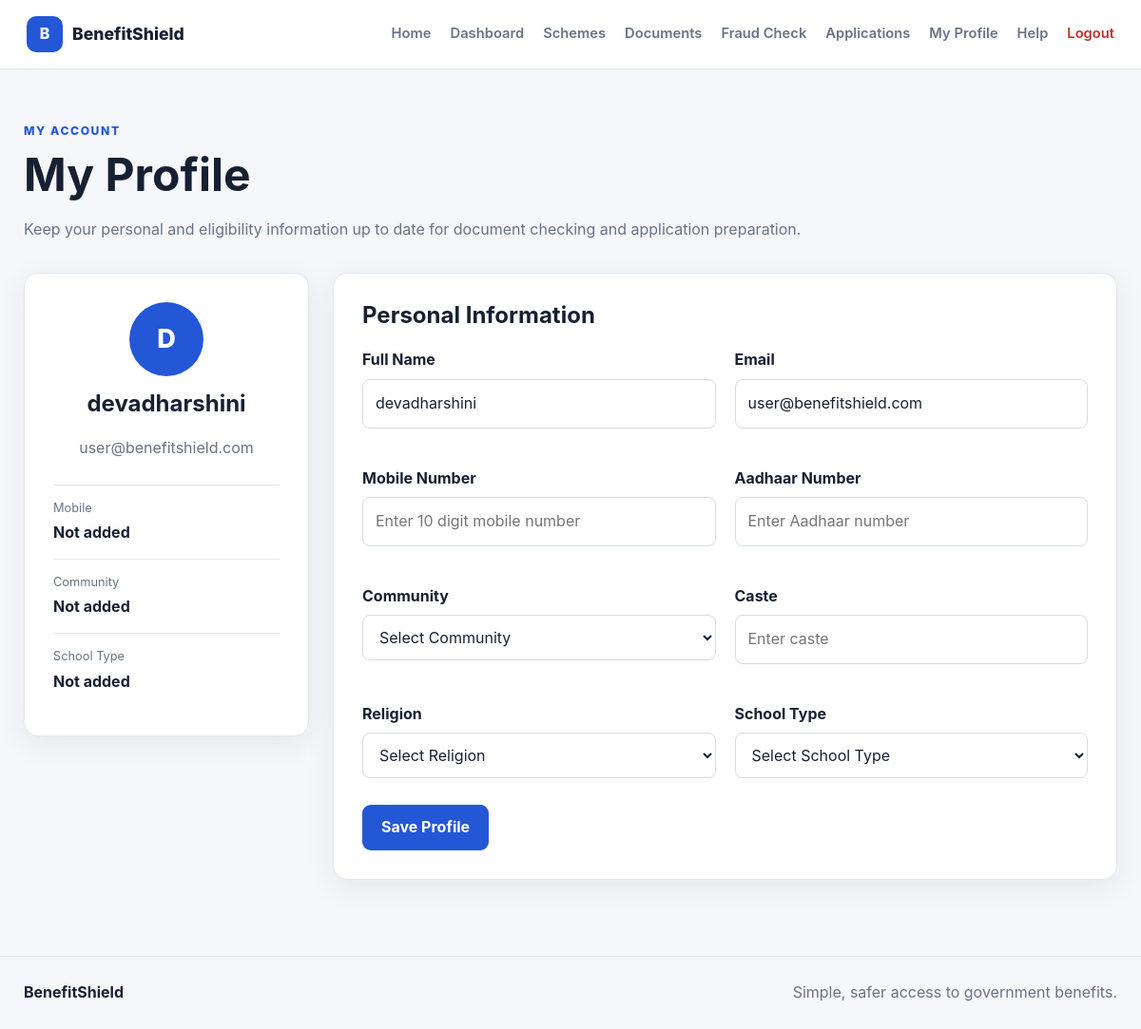
The page /profile (signed in) on the database as committed earlier.
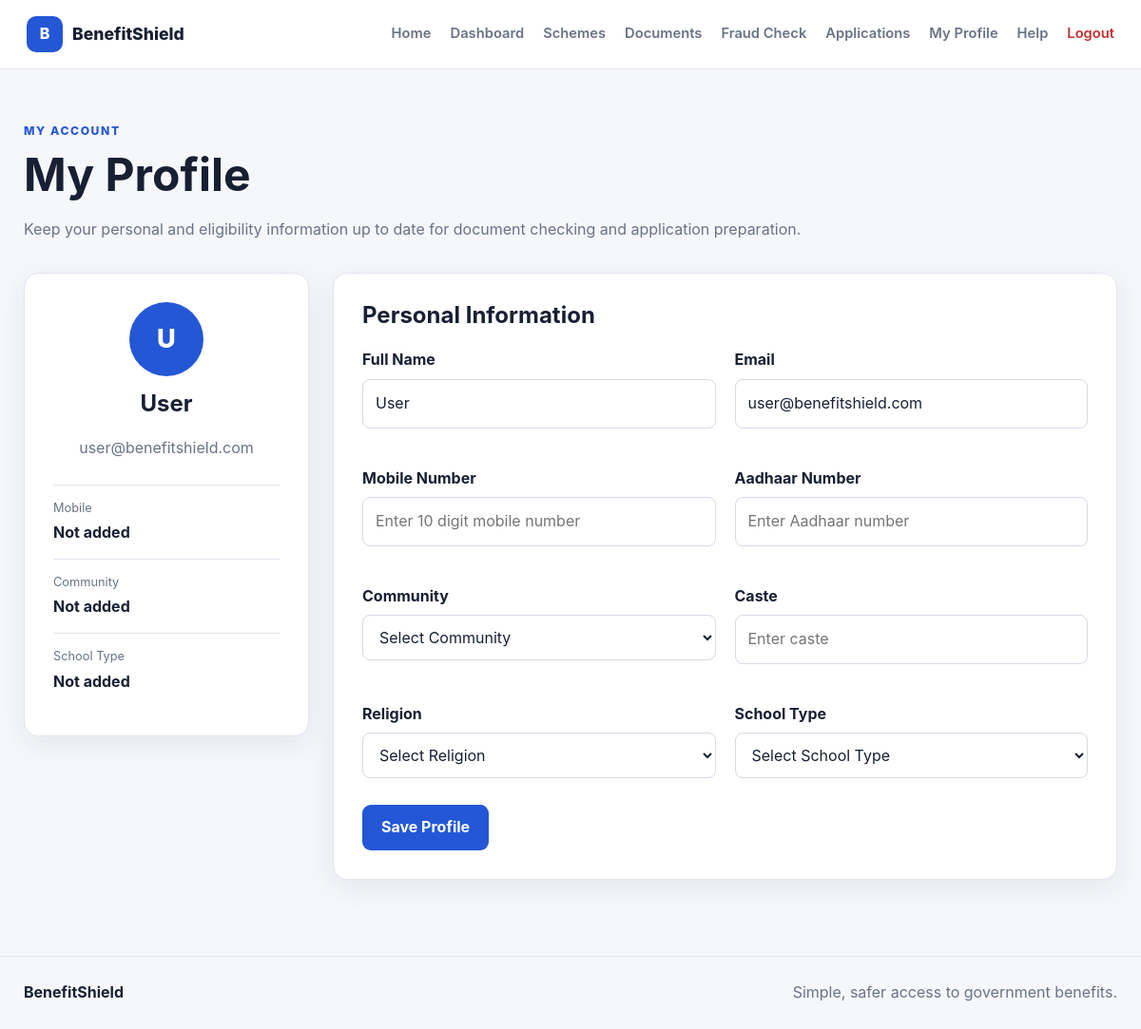
The same page on the database as committed later.
### tables this page shows
CREATE TABLE users (

            id INTEGER PRIMARY KEY AUTOINCREMENT,

            name TEXT NOT NULL,

            email TEXT UNIQUE NOT NULL,

            phone TEXT DEFAULT '',

            password_hash TEXT DEFAULT '',

            aadhaar TEXT DEFAULT '',

            community TEXT DEFAULT '',

            caste TEXT DEFAULT '',

            religion TEXT DEFAULT '',

            school_type TEXT DEFAULT '',

            created_at TIMESTAMP
            DEFAULT CURRENT_TIMESTAMP
        );

### routes/auth_routes.py (the view, shortened to what this page needs)
@auth_bp.route(
    "/profile",
    methods=["GET", "POST"]
)
@login_required
def profile():
    user_id = session.get(
        "user_id"
    )
    user = get_user(
        user_id
    )
    if not user:
        session.clear()
        return redirect(
            url_for("auth.login")
        )
    return render_template(
        "profile.html",
        user=user
    )

### app.py (called while the page is built)
@app.context_processor
def inject_user():
    user = None
    user_id = session.get("user_id")
    if user_id:
        user = get_user(user_id)
        if user is None:
            session.clear()
    return {
        "current_user": user
    }

### models/user_model.py (called while the page is built)
def get_connection():
    connection = sqlite3.connect(
        Config.DATABASE_PATH
    )
    connection.row_factory = sqlite3.Row
    return connection

def get_user(user_id):
    connection = get_connection()
    cursor = connection.cursor()
    cursor.execute(
        """
        SELECT *
        FROM users
        WHERE id = ?
        """,
        (user_id,)
    )
    user = cursor.fetchone()
    connection.close()
    if user:
        return dict(user)
    return None

### routes/auth_routes.py (called while the page is built, shortened)
def login_required(view_function):
    @wraps(view_function)
    def wrapped_view(*args, **kwargs):
        return view_function(
            *args,
            **kwargs
        )
    return wrapped_view

### templates/profile.html (shortened to what this page needs)
{% extends "base.html" %}
{% block page %}
<main class="content">
    <div class="page-heading">
        <p class="small-heading">
            MY ACCOUNT
        </p>
        <h1>
            My Profile
        </h1>
        <p class="muted">
            Keep your personal and eligibility information
            up to date for document checking and application
            preparation.
        </p>
    </div>
    <div class="profile-layout">
        <section class="box profile-card">
            <div class="profile-avatar">
                {{
                    (
                        user["name"]
                        or "U"
                    )[0]|upper
                }}
            </div>
            <h2>
                {{ user["name"] }}
            </h2>
            <p class="muted">
                {{ user["email"] }}
            </p>
            <div class="profile-summary">
                <div>
                    <span>
                        Mobile
                    </span>
                    <strong>
                        {{ user["phone"] or "Not added" }}
                    </strong>
                </div>
                <div>
                    <span>
                        Community
                    </span>
                    <strong>
                        {{ user["community"] or "Not added" }}
                    </strong>
                </div>
                <div>
                    <span>
                        School Type
                    </span>
                    <strong>
                        {{ user["school_type"] or "Not added" }}
                    </strong>
                </div>
            </div>
        </section>
        <section class="box">
            <h2>
                Personal Information
            </h2>
            <form
                method="POST"
                action="{{ url_for('auth.profile') }}"
            >
                <div class="form-grid">
                    <div class="form-group">
                        <label for="name">
                            Full Name
                        </label>
                        <input
                            id="name"
                            name="name"
                            type="text"
                            value="{{ user['name'] or '' }}"
                            required
                        >
                    </div>
                    <div class="form-group">
                        <label for="email">
                            Email
                        </label>
                        <input
                            id="email"
                            type="email"
                            value="{{ user['email'] }}"
                            disabled
                        >
                    </div>
                    <div class="form-group">
                        <label for="phone">
                            Mobile Number
                        </label>
                        <input
                            id="phone"
                            name="phone"
                            type="tel"
                            value="{{ user['phone'] or '' }}"
                            placeholder="Enter 10 digit mobile number"
                        >
                    </div>
                    <div class="form-group">
                        <label for="aadhaar">
                            Aadhaar Number
                        </label>
                        <input
                            id="aadhaar"
                            name="aadhaar"
                            type="text"
                            maxlength="12"
                            value="{{ user['aadhaar'] or '' }}"
                            placeholder="Enter Aadhaar number"
                        >
                    </div>
                    <div class="form-group">
                        <label for="community">
                            Community
                        </label>
                        <select
                            id="community"
                            name="community"
                        >
                            <option value="">
                                Select Community
                            </option>
                        </select>
                    </div>
                    <div class="form-group">
                        <label for="caste">
                            Caste
                        </label>
                        <input
                            id="caste"
                            name="caste"
                            type="text"
                            value="{{ user['caste'] or '' }}"
                            placeholder="Enter caste"
                        >
                    </div>
                    <div class="form-group">
                        <label for="religion">
                            Religion
                        </label>
                        <select
                            id="religion"
                            name="religion"
                        >
                            <option value="">
                                Select Religion
                            </option>
                        </select>
                    </div>
                    <div class="form-group">
                        <label for="school_type">
                            School Type
                        </label>
                        <select
                            id="school_type"
                            name="school_type"
                        >
                            <option value="">
                                Select School Type
                            </option>
                        </select>
                    </div>
                </div>
                <button
                    type="submit"
                    class="btn-main"
                >
                    Save Profile
                </button>
            </form>
        </section>
    </div>
</main>
{% endblock %}

### templates/base.html (shortened to what this page needs)
<!DOCTYPE html>
<html lang="en">
<head>
    <link
        rel="stylesheet"
        href="{{ url_for(
            'static',
            filename='css/style.css'
        ) }}"
    >
</head>
<body>
<header class="topbar">
    <div class="topbar-inner">
        <a
            href="{{ url_for('home') }}"
            class="brand"
        >
            <span class="brand-logo">
                B
            </span>
            <span class="brand-name">
                BenefitShield
            </span>
        </a>
        <nav class="nav-links">
            <a href="{{ url_for('home') }}">
                Home
            </a>
            {% if current_user %}
                <a href="{{ url_for('dashboard') }}">
                    Dashboard
                </a>
                <a href="{{ url_for('schemes.schemes') }}">
                    Schemes
                </a>
                <a href="{{ url_for('documents.documents') }}">
                    Documents
                </a>
                <a href="{{ url_for('fraud.fraud_check') }}">
                    Fraud Check
                </a>
                <a href="{{ url_for('applications.applications') }}">
                    Applications
                </a>
                <a href="{{ url_for('auth.profile') }}">
                    My Profile
                </a>
                <a href="{{ url_for('help_page') }}">
                    Help
                </a>
                <a
                    href="{{ url_for('auth.logout') }}"
                    class="logout-link"
                >
                    Logout
                </a>
            {% endif %}
        </nav>
    </div>
</header>
{% block page %}
{% endblock %}
<footer class="footer">
    <strong>
        BenefitShield
    </strong>
    <span>
        Simple, safer access to government benefits.
    </span>
</footer>
</body>
</html>

### static/css/style.css (style rules this page uses)
* { box-sizing: border-box; }
:root { --bg: #f6f7fb; --surface: #ffffff; --text: #172033; --muted: #697386; --border: #e2e6ee; --primary: #2457d6; --primary-dark: #1742ad; --success: #16834b; --warning: #b7791f; --danger: #c53030; --sidebar: #172033; --sidebar-text: #e5e9f2; --shadow: 0 8px 30px rgba(20, 32, 55, 0.08); }
html { scroll-behavior: smooth; }
body { margin: 0; background: var(--bg); color: var(--text); font-family: Inter, Arial, Helvetica, sans-serif; line-height: 1.6; }
a { color: inherit; text-decoration: none; }
button, input, select, textarea { font: inherit; }
button { cursor: pointer; }
.topbar { background: var(--surface); border-bottom: 1px solid var(--border); position: sticky; top: 0; z-index: 100; }
.topbar-inner { max-width: 1400px; margin: auto; min-height: 72px; padding: 0 28px; display: flex; align-items: center; justify-content: space-between; gap: 30px; }
.brand { display: flex; align-items: center; gap: 10px; font-weight: 800; white-space: nowrap; }
.brand-logo { width: 38px; height: 38px; border-radius: 10px; display: flex; align-items: center; justify-content: center; background: var(--primary); color: white; font-weight: 800; }
.brand-name { font-size: 1.1rem; }
.nav-links { display: flex; align-items: center; gap: 20px; flex-wrap: wrap; }
.nav-links a { color: var(--muted); font-size: 0.92rem; font-weight: 600; }
.logout-link { color: var(--danger) !important; }
.content { max-width: 1200px; margin: 0 auto; padding: 55px 25px 80px; }
.page-heading { margin-bottom: 32px; }
.small-heading { margin: 0 0 8px; color: var(--primary); font-size: 0.76rem; font-weight: 800; letter-spacing: 0.13em; }
h1, h2, h3 { line-height: 1.2; }
h1 { font-size: clamp(2rem, 4vw, 3.3rem); margin: 0 0 15px; }
h2 { margin-top: 0; }
.muted { color: var(--muted); }
.btn-main, .btn-secondary { display: inline-flex; align-items: center; justify-content: center; min-height: 46px; padding: 11px 20px; border-radius: 9px; font-weight: 700; border: 1px solid transparent; transition: transform 0.15s ease, background 0.15s ease; }
.btn-main { background: var(--primary); color: white; }
.box { background: white; border: 1px solid var(--border); border-radius: 15px; padding: 30px; box-shadow: var(--shadow); }
.form-group { margin-bottom: 20px; }
label { display: block; margin-bottom: 7px; font-weight: 700; }
input, select, textarea { width: 100%; border: 1px solid #d6dbe5; border-radius: 8px; background: white; color: var(--text); padding: 12px 13px; outline: none; }
form .btn-main { border: 0; margin-top: 8px; }
.form-grid { display: grid; grid-template-columns: repeat(2, minmax(0, 1fr)); gap: 20px; }
.profile-layout { display: grid; grid-template-columns: 300px minmax(0, 1fr); gap: 25px; }
.profile-card { text-align: center; height: fit-content; }
.profile-avatar { width: 78px; height: 78px; margin: 0 auto 15px; border-radius: 50%; display: flex; align-items: center; justify-content: center; background: var(--primary); color: white; font-size: 1.7rem; font-weight: 800; }
.profile-summary { margin-top: 25px; text-align: left; }
.profile-summary > div { padding: 14px 0; border-top: 1px solid var(--border); }
.profile-summary span { display: block; color: var(--muted); font-size: 0.8rem; }
.profile-summary strong { display: block; margin-top: 3px; }
.footer { max-width: 1200px; margin: auto; padding: 25px; display: flex; justify-content: space-between; gap: 20px; color: var(--muted); border-top: 1px solid var(--border); }
.footer strong { color: var(--text); }

Rows that differ between the two databases and show on the page:
changed users "user@benefitshield.com": name "D" → "U"; name "devadharshini" → "User"
